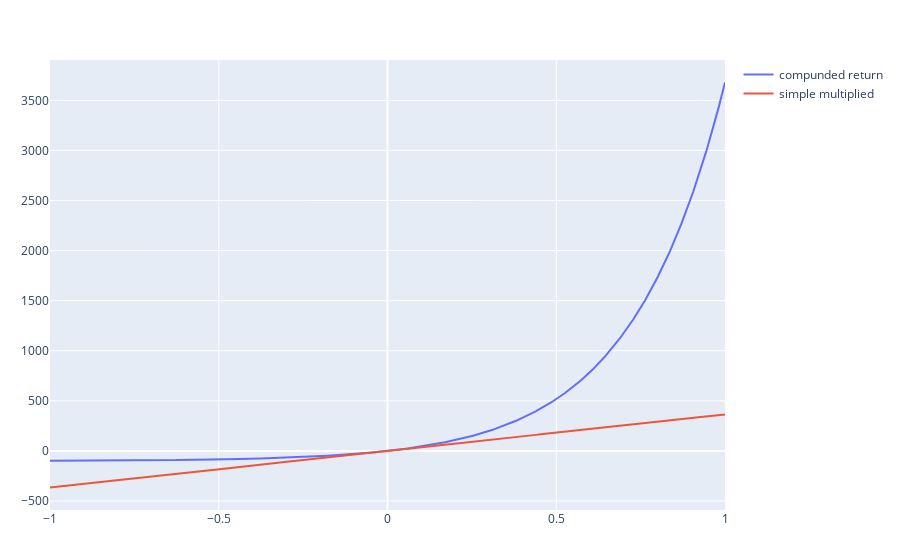

Notebook code cell kept with this figure:
### Markdown cell above
Fact:
let `rd` be the daily rate (not in percentage, but in absolute terms).
then `ry` the yearly rate is given by 
```
ry = (1+rd)^365 - 1
```

and the inverse relationship is 

```
rd = (1+ry)^-365 - 1
```

This is a crazy exponential equation. An yearly rate of `10%` is achived by a daily rate of around `0.03%`

The following graph plots the relation. x axis is daily rate in percentage. y axis is the corresponding yearly rate in percentage

Note also that the maximum negative rate possible is `-100%` at which the initial principal goes to zero.

Note also that from f(0.0%) = 0% to f(0.2%) = 100%, the graph is almost linear, which means that in this region, f(x) = x*365

### Code cell
#An example of BigFloat, just in case we need it
# setprecision(BigFloat, 2048) do
#     rd = BigFloat("0.0003")
# #     rd = 0.0003
#     ry = (1+rd)^365 - 1
#     println("ry is  ", ry)
#     rd2 = (1+ry)^(1/365) - 1
#     println("rd2 is    ", rd2)
#     @show rd.prec
# end
rd = -0.01:0.00001:0.01
ry = map(i -> (1+i)^365-1, rd)

rs = map(i->i*365, rd)
trace1 = scatter(x=rd.*100, y=ry.*100,
                    mode="lines",
                    name="compunded return")
trace2 = scatter(x=rd.*100, y=rs.*100,
                    mode="lines",
                    name="simple multiplied")
plot([trace1, trace2])

### Figure 1 — Plotly figure (JSON) as saved in the notebook; plotly's stock layout.template omitted (floating-point values rounded to 4 significant figures; data arrays with more than 128 entries replaced by an {"elided": "..."} marker saying what was removed)
{"data": [{"mode": "lines", "name": "compunded return", "type": "scatter", "x": {"elided": "2001 float values"}, "y": {"elided": "2001 float values"}}, {"mode": "lines", "name": "simple multiplied", "type": "scatter", "x": {"elided": "2001 float values"}, "y": {"elided": "2001 float values"}}], "layout": {"autosize": true, "margin": {"b": 50, "l": 50, "r": 50, "t": 60}, "xaxis": {"autorange": true, "range": [-1, 1], "type": "linear"}, "yaxis": {"autorange": true, "range": [-589.6, 3903.0], "type": "linear"}}}
